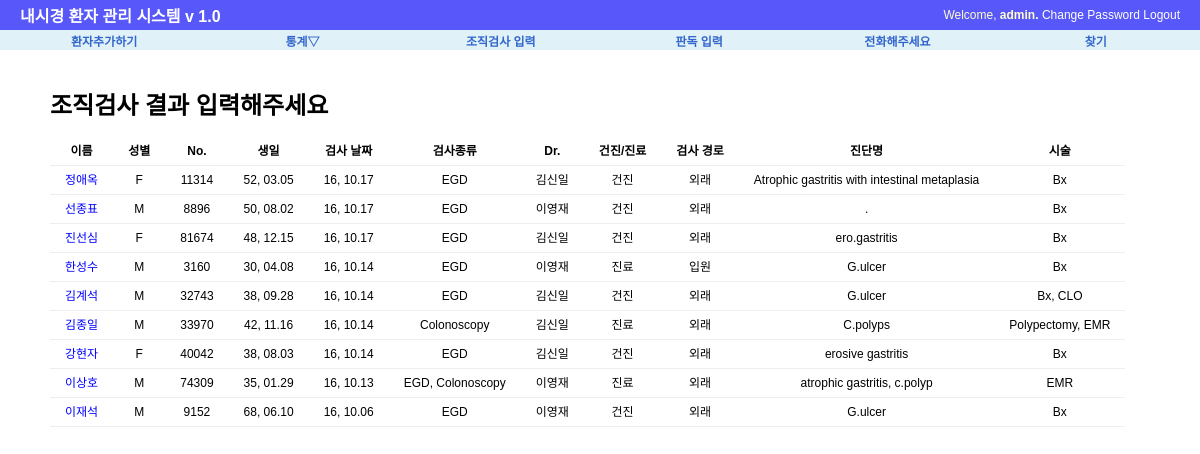
The app's page /procedure/biopsy/ (signed in) with its own data.
### procedure/models.py (models this page shows, shortened)
class Exam(models.Model):
    exam_date=models.DateField('검사 날짜', default=date.today)
    exam_type=MultiSelectField('내시경 종류', max_length=20, max_choices=3,choices=(('E', 'EGD'),('C','Colonoscopy'), ('S','Sigmoidoscopy')))
    exam_doc=models.CharField('의사', max_length=30, choices=(('이영재','이영재'),('김신일','김신일')), default='김신일')
    exam_class=models.CharField('건진/진료',max_length=30, choices=(('건진',"건진"),('진료',"진료")), default='건진')
    exam_place=models.CharField('외래/입원', max_length=20, choices=(('입원', '입원'), ('외래', '외래')), default='외래')
    patient_name=models.CharField('환자 이름', max_length=50)
    hospital_no=models.CharField('환자등록 번호', max_length=10)
    patient_sex=models.CharField('성별',max_length=10, choices=(('M',"남자"),('F', "여자")), default='M')
    patient_birth=models.DateField('생일', auto_now=False)
    patient_phone=models.CharField("전화번호", max_length=15, default="010-")
    exam_Dx=models.CharField("내시경 진단명",max_length=200)
    exam_procedure=MultiSelectField("시술", max_length=20, max_choices=5, choices=(('None','None'),('Bx',"Bx"),('CLO','CLO'),('Polypectomy', "Polypectomy"),("EMR",'EMR'),
                                                           ('ForeignBody','Foreign Body Remove'),('BleedingControl','Bleeding Control'),('PEG','PEG')))
    Bx_result=models.CharField("조직검사 결과", max_length=200, default=".")
    follow_up=models.IntegerField("추적검사 기간", default=0)
    phone_check=models.CharField("전화 통화 결과", max_length=50, default='.')
    re_visit=models.BooleanField("재방문", default=False)
    class Meta:
        ordering=['-exam_date']

### procedure/views.py (the view)
class BxListView(LoginRequiredMixin, ListView):
    template_name = 'procedure/Bx_list.html'
    context_object_name='object_list'
    def get_queryset(self):
        result=Exam.objects.filter(Q(exam_procedure__icontains='Bx') |
                                   Q(exam_procedure__icontains='Polypectomy')|
                                   Q(exam_procedure__icontains='EMR')).distinct()
        return result

### procedure/templates/procedure/Bx_list.html (shortened to what this page needs)
{%  extends "base.html" %}
{% block content %}
<div id="content">
    <h1> 조직검사 결과 입력해주세요</h1>
        <table>
        <tr>
        <th> 이름</th>
        <th> 성별</th>
        <th> No.</th>
        <th> 생일</th>
        <th> 검사 날짜</th>
        <th> 검사종류</th>
        <th> Dr.</th>
        <th> 건진/진료</th>
        <th> 검사 경로</th>
        <th> 진단명</th>
        <th> 시술</th>
        </tr>
    {% for list in object_list %}
    {% if list.Bx_result == "." %}
    <tr>
        <td><a href="{% url 'procedure:update' list.id %}"><font color="blue">{{ list.patient_name }}</font></a></td>
        <td>{{ list.patient_sex }}</td>
        <td>{{ list.hospital_no}}</td>
        <td>{{ list.patient_birth |  date:"y, m.d"}}</td>
        <td>{{ list.exam_date |  date:"y, m.d" }}</td>
        <td>{{ list.exam_type }}</td>
        <td>{{ list.exam_doc}}</td>
        <td>{{ list.exam_class }}</td>
        <td>{{ list.exam_place }}</td>
        <td>{{ list.exam_Dx }}</td>
        <td>{{ list.exam_procedure }}</td>
        </tr>
     {% endif %}
     {% endfor %}
        </table>
</div>
{% endblock %}

### templates/base.html (shortened to what this page needs)
<!DOCTYPE html>
<html lang="ko">
<head>
    {% load staticfiles %}
    <link rel="stylesheet" type="text/css" href="{% static "css/base.css" %}" >
    <link rel="stylesheet" type="text/css" href="{% block extrastyle %}{% endblock %}" />
</head>
<body>
<div id="header">
    <h2 class="maintitle"><a href="#"> <a href="{% url 'home' %}"> 내시경 환자 관리 시스템 v 1.0</a></h2>
    {% if user.is_active %}
    <h4 class="welcome">Welcome,
        <strong> {% firstof user.get_short_name user.get_username %}.</strong>
        <a href="{% url 'password_change' %}"> Change Password</a>
        <a href="{% url 'logout' %}">Logout</a>
    </h4>
    {% else %}
    <h4 class="welcome"> 로그인해 주세요./
        <a href=" {% url 'login' %}">Login</a>
        <a href=" {% url 'register' %}">Register</a>
    </h4>
    {% endif %}
</div>
<div id ="menu">
    <li><a href="{% url 'procedure:add' %}"> 환자추가하기</a></li>
    <li><a href="#" >통계&bigtriangledown;</a>
    </li>
    <li><a href="{% url 'procedure:biopsy' %}">조직검사 입력</a></li>
    <li><a href="{% url 'procedure:readinglist' %}">판독 입력</a></li>
    <li><a href="{% url 'procedure:phone' %}">전화해주세요</a></li>
    <li><a href="{% url 'procedure:search' %}"> 찾기</a></li>
</div>
{% block content %}{% endblock %}
</body>
</html>

### static/css/base.css (style rules this page uses)
body { font-family: "Lucida Grande", Verdana, Arial,sans-serif; font-size: 12px }
div#header { position: absolute; top: 0px; left: 0px; height: 30px; width:1200px; display: table; background: #5858FA; }
div#menu { position: absolute; top:30px; left:0px; height: 20px; width: 1200px; display:table; table-layout: fixed; border-spacing: 10px 0px; background: #E0F2F7; font_size: 8px; }
div#content { position: absolute; top: 70px; left: 50px; right: 50px; }
.maintitle { display: table-cell; vertical-align: middle; padding-left: 20px; color: #fffccf; font-weight: bold; font-size: 16px; }
.welcome { display: table-cell; vertical-align: middle; text-align: right; padding-right: 20px; color: #fffccf; font-weight: normal; font-size: 12px; }
div#menu a:link, div#menu a:visited { color:#36c; }
div#menu >li { display: table-cell; vertical-align: middle; border: 0px solid #bbb; border-radius: 5px; text-align: center; font-weight: bold; }
a:link, a:visited { color: #FFFFFF; text-decoration: none; }
table { border-collapse: collapse; text-align: center; }
td, th { line-height: 18px; border-bottom: 1px solid #eee; vertical-align: top; padding : 5px 15px; font-family : "Lucida Grande", Verdana, Arial, sans-serif; }

### records on screen
Exam: patient_name "정애옥", patient_sex "F", hospital_no "11314", patient_birth "52, 03.05", exam_date "16, 10.17", exam_type "EGD", exam_doc "김신일", exam_class "건진", exam_place "외래", exam_Dx "Atrophic gastritis with intestinal metaplasia", exam_procedure "Bx"
Exam: patient_name "선종표", patient_sex "M", hospital_no "8896", patient_birth "50, 08.02", exam_date "16, 10.17", exam_type "EGD", exam_doc "이영재", exam_class "건진", exam_place "외래", exam_Dx ".", exam_procedure "Bx"
Exam: patient_name "진선심", patient_sex "F", hospital_no "81674", patient_birth "48, 12.15", exam_date "16, 10.17", exam_type "EGD", exam_doc "김신일", exam_class "건진", exam_place "외래", exam_Dx "ero.gastritis", exam_procedure "Bx"
Exam: patient_name "한성수", patient_sex "M", hospital_no "3160", patient_birth "30, 04.08", exam_date "16, 10.14", exam_type "EGD", exam_doc "이영재", exam_class "진료", exam_place "입원", exam_Dx "G.ulcer", exam_procedure "Bx"
Exam: patient_name "김계석", patient_sex "M", hospital_no "32743", patient_birth "38, 09.28", exam_date "16, 10.14", exam_type "EGD", exam_doc "김신일", exam_class "건진", exam_place "외래", exam_Dx "G.ulcer", exam_procedure "Bx, CLO"
Exam: patient_name "김종일", patient_sex "M", hospital_no "33970", patient_birth "42, 11.16", exam_date "16, 10.14", exam_type "Colonoscopy", exam_doc "김신일", exam_class "진료", exam_place "외래", exam_Dx "C.polyps", exam_procedure "Polypectomy, EMR"
Exam: patient_name "강현자", patient_sex "F", hospital_no "40042", patient_birth "38, 08.03", exam_date "16, 10.14", exam_type "EGD", exam_doc "김신일", exam_class "건진", exam_place "외래", exam_Dx "erosive gastritis", exam_procedure "Bx"
Exam: patient_name "이상호", patient_sex "M", hospital_no "74309", patient_birth "35, 01.29", exam_date "16, 10.13", exam_type "EGD, Colonoscopy", exam_doc "이영재", exam_class "진료", exam_place "외래", exam_Dx "atrophic gastritis, c.polyp", exam_procedure "EMR"
Exam: patient_name "이재석", patient_sex "M", hospital_no "9152", patient_birth "68, 06.10", exam_date "16, 10.06", exam_type "EGD", exam_doc "이영재", exam_class "건진", exam_place "외래", exam_Dx "G.ulcer", exam_procedure "Bx"
